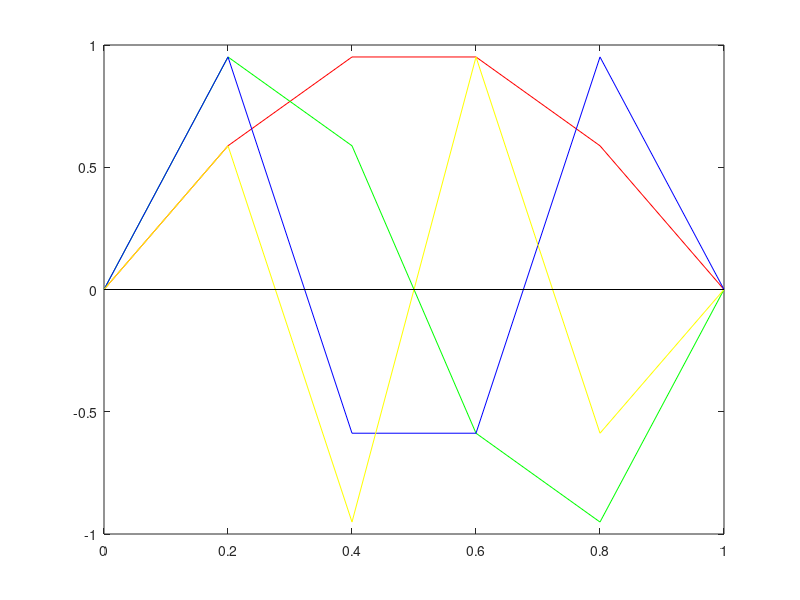

Write MATLAB code to recreate this figure.
n=6;
x=zeros(n,1);
y0=zeros(n,1);
y1=zeros(n,1);
y2=zeros(n,1);
y3=zeros(n,1);
y4=zeros(n,1);
for i=1:n
    x(i)=1/(n-1)*(i-1);
end
for i=1:n
	y0(i)=sin(pi*1*x(i));
	y1(i)=sin(pi*2*x(i));
	y2(i)=sin(pi*3*x(i));
	y3(i)=sin(pi*4*x(i));
	y4(i)=sin(pi*5*x(i));
end
plot(x,y0,'r',x,y1,'g',x,y2,'b',x,y3,'y',x,y4,'k');